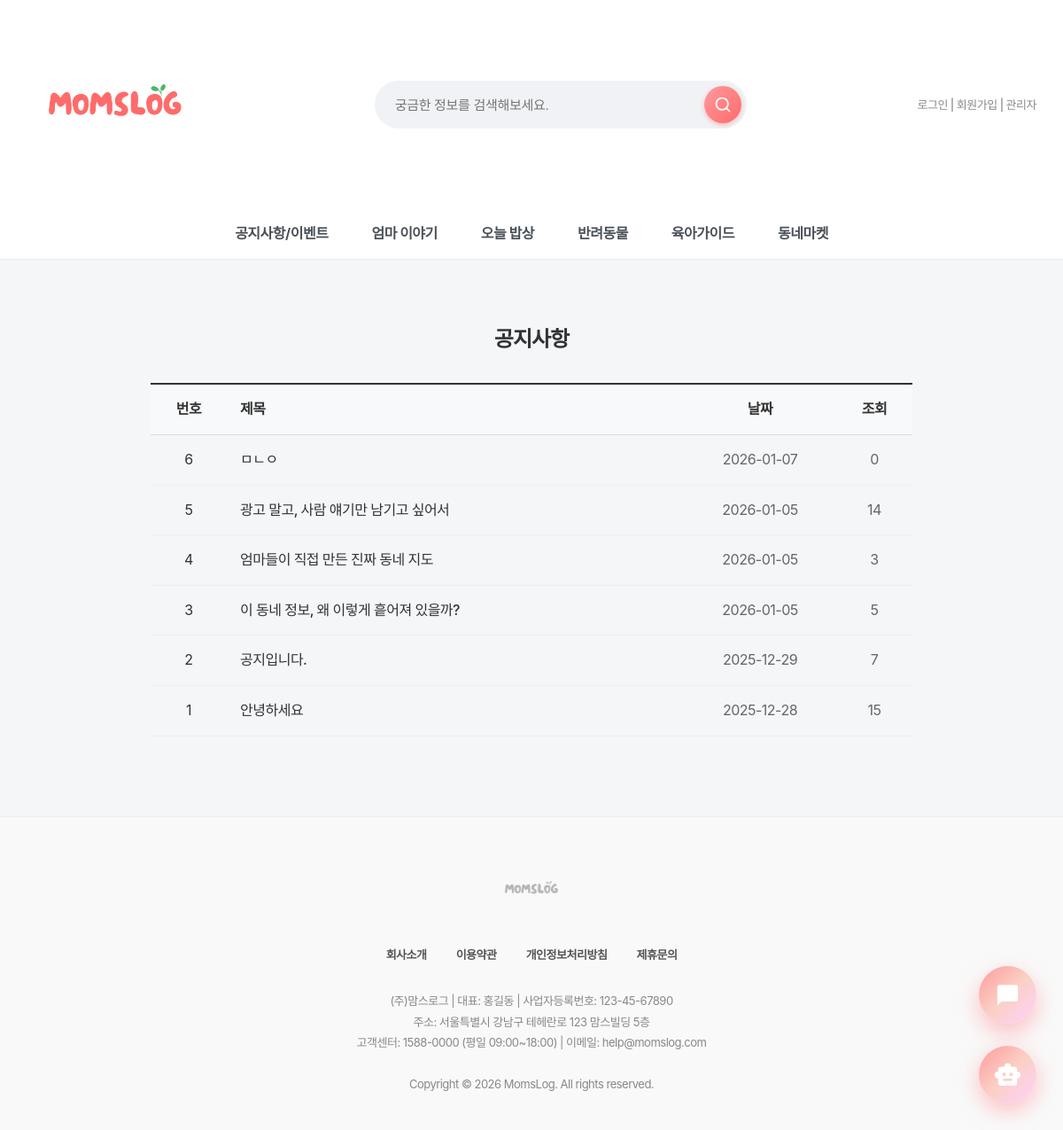
/board/notice/, run on the app's committed database.
### board/models.py (models this page shows, shortened)
class Notice(models.Model):
    title = models.CharField("제목", max_length=100)
    content = models.TextField("내용")
    created_at = models.DateTimeField("작성일", auto_now_add=True)
    view_count = models.IntegerField("조회수", default=0)
    class Meta:
        verbose_name = '공지사항'
        verbose_name_plural = '공지사항'

### board/views.py (the view)
# urls.py: path('notice/', views.notice_list, name='notice_list'),
def notice_list(request):
    notices = Notice.objects.all().order_by('-created_at') # 최신글 순서
    return render(request, 'board/notice_list.html', {'notices': notices})

### quests/context_processors.py (called while the page is built, shortened)
def today_quest(request):
    if not request.user.is_authenticated:
        return {
            "today_quest": None,
            "grade_progress": None,
        }

### board/templates/board/notice_list.html (shortened to what this page needs)
{% extends 'base.html' %}
{% block content %}
<div class="notice-container">
    <h2 style="text-align: center; margin-bottom: 30px; font-weight: 800;">
    <a href="{% url 'board:notice_list' %}" style="text-decoration: none; color: #333;">
        공지사항
    </a>
    </h2>
    <table class="notice-table">
        <thead>
            <tr>
                <th style="width: 10%;">번호</th>
                <th style="text-align: left;">제목</th>
                <th style="width: 20%;">날짜</th>
                <th style="width: 10%;">조회</th>
            </tr>
        </thead>
        <tbody>
            {% for notice in notices %}
            <tr>
                <td style="text-align: center;">{{ forloop.revcounter }}</td>
                <td>
                    <a href="{% url 'board:notice_detail' notice.pk %}" style="text-decoration: none; color: #333; font-weight: 500;">
                        {{ notice.title }}
                    </a>
                </td>
                <td style="text-align: center; color: #666;" data-label="날짜">{{ notice.created_at|date:"Y-m-d" }}</td>
                <td style="text-align: center; color: #666;" data-label="조회">{{ notice.view_count }}</td>
            </tr>
            {% empty %}
            <tr><td colspan="4" style="text-align:center; padding:30px;">등록된 공지사항이 없습니다.</td></tr>
            {% endfor %}
        </tbody>
    </table>
</div>
{% endblock %}

### static/css/style.css (style rules this page uses)
body { font-family: "Pretendard Variable", "Pretendard", -apple-system, BlinkMacSystemFont, system-ui, Roboto, "Helvetica Neue", "Segoe UI", "Apple SD Gothic Neo", "Noto Sans KR", "Malgun Gothic", "Apple Color Emoji", "Segoe UI Emoji", "Segoe UI Symbol", sans-serif; margin: 0; padding: 0; background-color: #f4f6f8; color: #333; line-height: 1.6; letter-spacing: -0.5px; -webkit-font-smoothing: antialiased; -moz-osx-font-smoothing: grayscale; }
h1, h2, h3, h4, h5, h6 { font-weight: 700; letter-spacing: -1px; margin-top: 0; }
a { text-decoration: none; color: inherit; transition: all 0.3s ease; }

### static/css/mobile.css (style rules this page uses)
* { box-sizing: border-box; }

### static/css/darkmode.css (style rules this page uses)
body, header, .main-nav, .card, input, textarea, select, button, table { transition: background-color 0.3s ease, color 0.3s ease, border-color 0.3s ease; }

### static/css/premium-finish.css (style rules this page uses)
* { --transition-fast: 0.2s; --transition-normal: 0.3s; --transition-slow: 0.5s; --ease-spring: cubic-bezier(0.23, 1, 0.320, 1); --ease-smooth: cubic-bezier(0.25, 0.46, 0.45, 0.94); }

### static/css/chatbot.css (style rules this page uses)
:root { --primary-gradient: linear-gradient(135deg, #FF9A9E 0%, #FAD0C4 50%, #FFD1FF 100%); --glass-bg: rgba(255, 255, 255, 0.85); --glass-border: 1px solid rgba(255, 255, 255, 0.5); --shadow-xl: 0 20px 40px rgba(0, 0, 0, 0.1), 0 10px 20px rgba(0, 0, 0, 0.05); --text-dark: #2d3436; }
body { font-family: 'Pretendard', sans-serif; }

### main/templates/base.html (style rules this page uses)
* { font-family: "Pretendard", -apple-system, BlinkMacSystemFont, system-ui, Roboto, "Helvetica Neue", "Segoe UI", "Apple SD Gothic Neo", "Noto Sans KR", "Malgun Gothic", "Apple Color Emoji", "Segoe UI Emoji", "Segoe UI Symbol", sans-serif; }

### board/templates/board/notice_list.html (style rules this page uses)
* { box-sizing: border-box; }
.notice-container { max-width: 900px; margin: 50px auto; padding: 20px; width: 100%; }
.notice-table { width: 100%; border-collapse: collapse; border-top: 2px solid #333; }
.notice-table thead tr { background: #f8f9fa; border-bottom: 1px solid #ddd; }
.notice-table th { padding: 15px; }
.notice-table tbody tr { border-bottom: 1px solid #eee; }
.notice-table td { padding: 15px; }

### data on the page
Notice: title "ㅁㄴㅇ", created_at "2026-01-07", view_count "0"
Notice: title "광고 말고, 사람 얘기만 남기고 싶어서", created_at "2026-01-05", view_count "14"
Notice: title "엄마들이 직접 만든 진짜 동네 지도", created_at "2026-01-05", view_count "3"
Notice: title "이 동네 정보, 왜 이렇게 흩어져 있을까?", created_at "2026-01-05", view_count "5"
Notice: title "공지입니다.", created_at "2025-12-29", view_count "7"
Notice: title "안녕하세요", created_at "2025-12-28", view_count "15"
